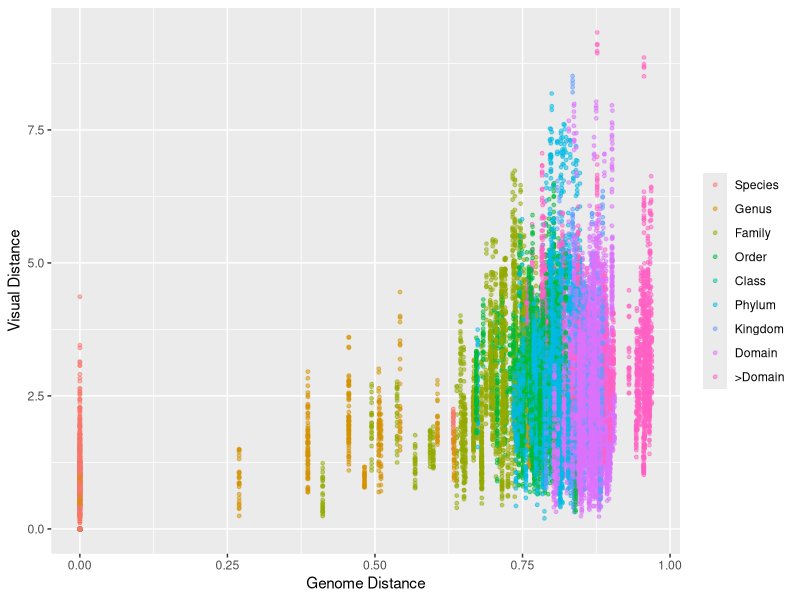
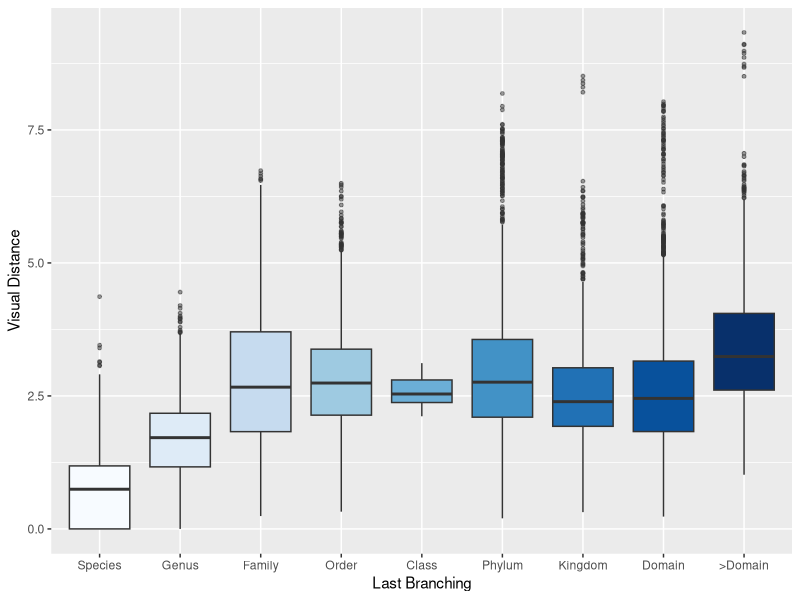
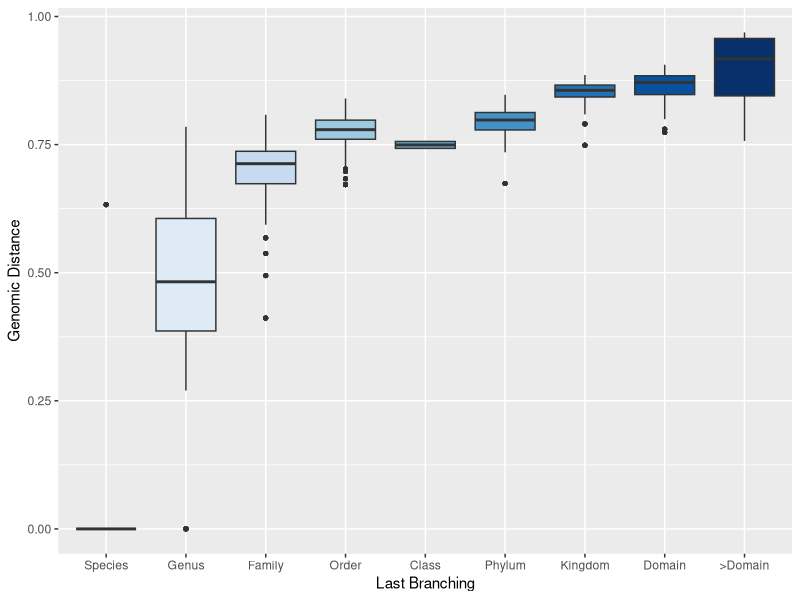

These charts were generated, in order, by the following R code:
rm(list = ls())

library('tidyverse')
library('vegan')
library('gdata')

# Re-Read scaled data, and WGS Distance.
scaled.mini_repl <- read.csv('results/cryoem_scaled_mini_replicates.csv', sep = ",", header = T, row.names = 1) %>%
  mutate(concat = case_when(!is.na(Identifier) ~ paste0(Strain, "_", Identifier),T ~ Strain))
wgs_dist <- read.csv('data/wgs_distance_jaccard.csv',sep = ",", header = TRUE, row.names = 1, check.names = FALSE)
meta <- read.csv('results/cryoem_metadata_enriched.csv',sep = ",", header = TRUE, row.names = 1) %>%
  mutate(concat = case_when(!is.na(Identifier) ~ paste0(Strain, "_", Identifier),T ~ Strain))

# Check that all samples, for which cryo-EM measurements exist, are part of WGS table
setdiff(scaled.mini_repl$concat,rownames(wgs_dist))
setdiff(scaled.mini_repl$concat,colnames(wgs_dist))

# Remove distance measurements from WGS for which no cryoEM data exists
row.names.remove <- setdiff(rownames(wgs_dist),scaled.mini_repl$concat)
wgs_dist_cleaned <- wgs_dist[!(row.names(wgs_dist) %in% row.names.remove), ]
wgs_dist_cleaned <- wgs_dist_cleaned[,!names(wgs_dist_cleaned) %in% row.names.remove]

write.csv(wgs_dist_cleaned,"results/wgs_dist_cleaned.csv")

rm('wgs_dist','row.names.remove')

# Sort alphabetically, use only upper triangle of WGS matrix
wgs_dist_cleaned <- wgs_dist_cleaned[order(rownames(wgs_dist_cleaned)), ]
wgs_dist_cleaned <- wgs_dist_cleaned[ ,order(colnames(wgs_dist_cleaned))]

lowerTriangle(wgs_dist_cleaned) <- NA

# Calculate Replicate-level cryo-EM distance, sort, retain only upper triangle
cryoem_dist <- as.data.frame(as.matrix(vegdist(scaled.mini_repl[2:6], method = "euclidean", upper = TRUE)))

colnames(cryoem_dist) <- scaled.mini_repl$concat

cryoem_dist_sorted <- cryoem_dist[ ,order(colnames(cryoem_dist))]
colnames(cryoem_dist_sorted) <- str_split_fixed(colnames(cryoem_dist_sorted), '\\.', 2)[,1]

cryoem_dist_sorted$X <- scaled.mini_repl$concat
cryoem_dist_sorted <- cryoem_dist_sorted[order(cryoem_dist_sorted$X),]

write.csv(cryoem_dist,'results/cryoem_dist_replicates.csv')

lowerTriangle(cryoem_dist_sorted[1:225]) <- NA

rm('cryoem_dist')

# Turn into long tables
wgs_long <- wgs_dist_cleaned %>% 
  as.data.frame() %>%
  rownames_to_column("X") %>%
  pivot_longer(-c(X), names_to = "Y", values_to = "WGS_Distance")
wgs_long$comp <- paste(wgs_long$X,wgs_long$Y)
wgs_long <- na.omit(wgs_long)

cryoem_long <- cryoem_dist_sorted %>% 
  as.data.frame() %>%
  pivot_longer(-c(X), names_to = "Y", values_to = "cryoEM_Distance")
cryoem_long$comp <- paste(cryoem_long$X,cryoem_long$Y)
cryoem_long <- na.omit(cryoem_long)

rm('wgs_dist_cleaned','cryoem_dist_sorted','scaled.mini_repl')

# Introduce information on lowest common level (LCL)
find_lcl <- function(lhs, rhs, df) {
  # Define Phylogeny Vectors as [Genus, Family, Order, Class, Phylum, Kindom, Domain]
  
  ret <- c('Domain','Kingdom','Phylum','Class','Order','Family','Genus','Species')
  
  df_lhs <- df[df$concat == lhs,]
  df_rhs <- df[df$concat == rhs,]
  
  v_lhs <- c(df_lhs$Species,df_lhs$Genus,df_lhs$Family,df_lhs$Order,df_lhs$Class,df_lhs$Phylum,df_lhs$Kingdom,df_lhs$Domain)
  v_rhs <- c(df_rhs$Species,df_rhs$Genus,df_rhs$Family,df_rhs$Order,df_rhs$Class,df_rhs$Phylum,df_rhs$Kingdom,df_rhs$Domain)
  
  if(length(intersect(v_lhs,v_rhs)) > 0) {
    lcl <- c(ret[length(intersect(v_lhs,v_rhs))])
  } else {
    lcl <- c('>Domain')
  }
  
  
  return(lcl)
} 

wgs_long$LCL <- NA

for (i in 1:length(wgs_long$X)) {
  wgs_long$LCL[i] <- find_lcl(wgs_long$X[i],wgs_long$Y[i],meta)
}

rm('meta','i','find_lcl')

# Merge tables
df <- merge(cryoem_long, wgs_long, by = 'comp', all.x = TRUE)
df <- subset(df, select = -c(2,3,5,6))
df <- na.omit(df)

write.csv(df,'results/distance_vis_vs_genome_vs_LCL.csv')

# Plot WGS vs. Vis
ggplot(df, aes(WGS_Distance, cryoEM_Distance, color = fct_relevel(LCL,"Species","Genus","Family","Order","Class","Phylum","Kingdom","Domain",">Domain")))+
  geom_point(size = 1, alpha = 0.5)+
  scale_fill_manual(values = c('#000000'))+
  theme(legend.title = element_blank())+
  xlab('Genome Distance')+
  ylab('Visual Distance')

# Plot Vis vs. LCL
ggplot(df, aes(fct_inorder(LCL), cryoEM_Distance, fill = fct_relevel(LCL,"Species","Genus","Family","Order","Class","Phylum","Kingdom","Domain",">Domain")))+
  geom_boxplot(outlier.size=1, outlier.alpha = 0.5, outlier.fill = NULL, outlier.color = NULL)+
  scale_x_discrete(limits = c("Species","Genus","Family","Order","Class","Phylum","Kingdom","Domain",">Domain"))+
  scale_fill_brewer(type = "seq", direction = 1)+
  xlab('Last Branching')+
  ylab('Visual Distance')+  
  theme(legend.position="none")

# Plot WGS vs LCL
ggplot(df, aes(fct_inorder(LCL), WGS_Distance, fill = fct_relevel(LCL,"Species","Genus","Family","Order","Class","Phylum","Kingdom","Domain",">Domain")))+
  geom_boxplot(outlier.size=1, outlier.alpha = 0.5, outlier.fill = NULL, outlier.color = NULL)+
  scale_x_discrete(limits = c("Species","Genus","Family","Order","Class","Phylum","Kingdom","Domain",">Domain"))+
  scale_fill_brewer(type = "seq", direction = 1)+
  xlab('Last Branching')+
  ylab('Genomic Distance')+  
  theme(legend.position="none")

# Calculate ANOVA Vis Dist vs. LCL
sign <- aov(cryoEM_Distance ~ LCL, data = df)
summary(sign)

TukeyHSD(sign)

# Calculate correlation WGS / cryoEM for all LCL Species / Genus / Family
keep <- c("Species","Genus","Family")
species_genus_family <- df[(df$LCL %in% keep),]
cor.test(species_genus_family$cryoEM_Distance, species_genus_family$WGS_Distance, method = "pearson")

other <- df[!(df$LCL %in% keep),]
cor.test(other$cryoEM_Distance, other$WGS_Distance, method = "pearson")
